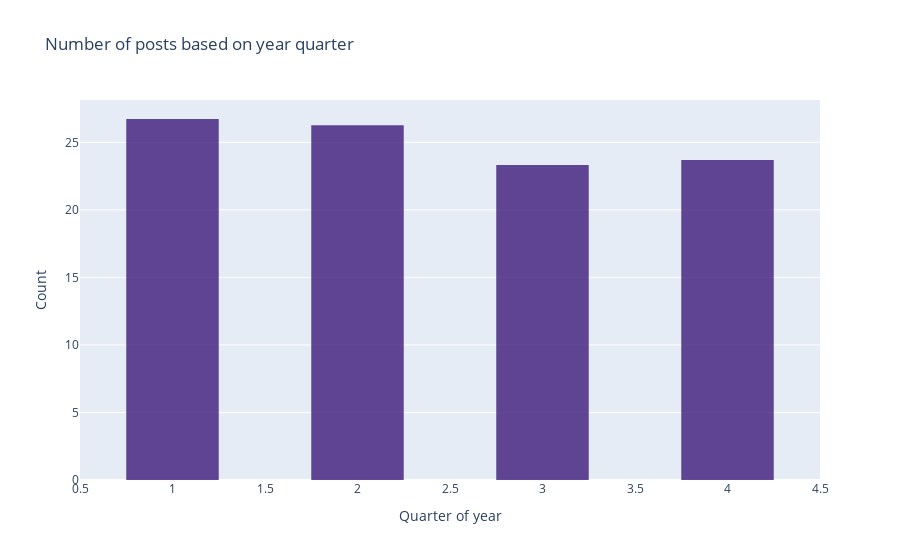

Write notebook code for a chart like this one.
### Code cell
fig = go.Figure()
fig.add_trace(go.Histogram(
    x=df.creation_date,
    histnorm='percent',
    name='Posts',
    marker_color='#330C73',
    opacity=0.75
))

fig.update_layout(
    title_text='Number of posts based on year quarter', # title of plot
    xaxis_title_text='Quarter of year', # xaxis label
    yaxis_title_text='Count', # yaxis label
    bargap=0.5, # gap between bars of adjacent location coordinates
)

fig.show()

### Figure 1 — Plotly figure (JSON) as saved in the notebook; plotly's stock layout.template omitted (floating-point values rounded to 4 significant figures; data arrays with more than 128 entries replaced by an {"elided": "..."} marker saying what was removed)
{"data": [{"histnorm": "percent", "marker": {"color": "#330C73"}, "name": "Posts", "opacity": 0.75, "type": "histogram", "x": {"elided": "100000 int values"}}], "layout": {"bargap": 0.5, "title": {"text": "Number of posts based on year quarter"}, "xaxis": {"title": {"text": "Quarter of year"}}, "yaxis": {"title": {"text": "Count"}}}}
